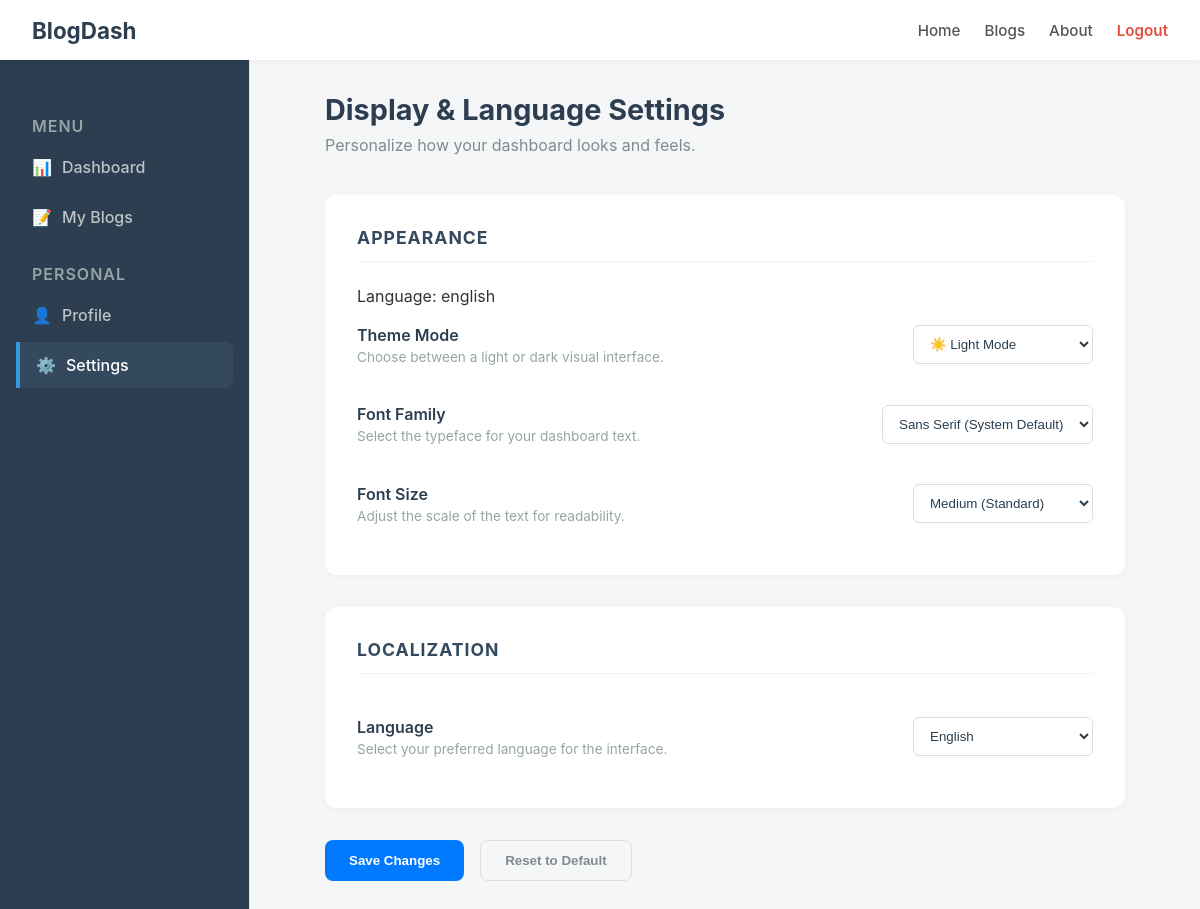
/settings/ (signed in), run on an earlier commit of the app's database.
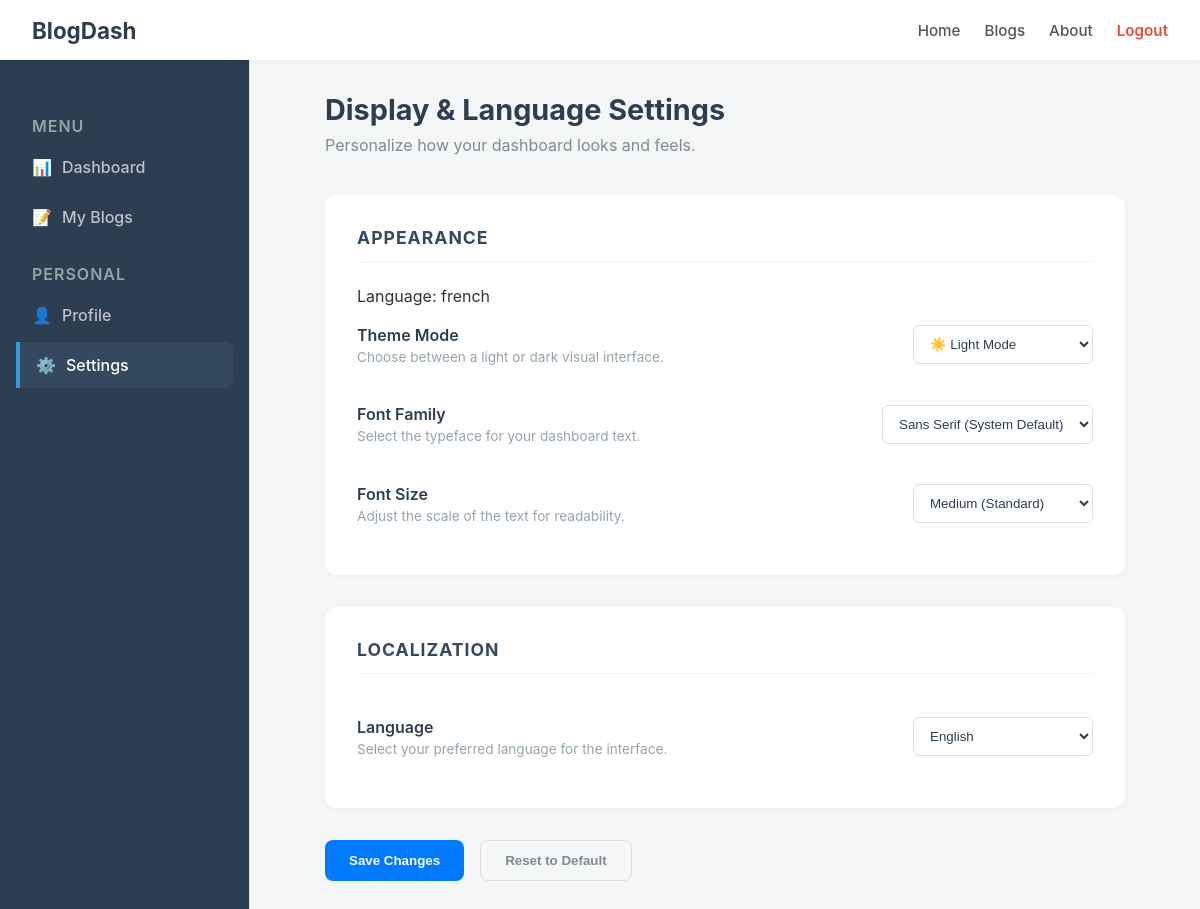
And on a later commit of the database.
### blog/models.py (models this page shows, shortened)
class UserSettings(models.Model):
    user = models.OneToOneField( User , on_delete=models.CASCADE , related_name="settings" )
    LANGUAGE_CHOICE = [
        ("english","english") ,
        ("francais","francais") ,
        ("swahili","swahili")
    ]
    THEME_CHOICE = [
        ("light","light") ,
        ("dark","dark")
    ]
    FONT_SIZE_CHOICE = [
        ("small","small") ,
        ("medium","medium") ,
        ("large","large") ,
        ("extra large","extra large") ,
    ]
    language = models.CharField(choices= LANGUAGE_CHOICE, default="english" , max_length=255)
    theme_mode = models.CharField(choices=THEME_CHOICE , default="light" , max_length= 255)
    font_size = models.CharField(choices=FONT_SIZE_CHOICE , default="medium", max_length= 255)
    last_updated = models.DateField(auto_now_add= True)

### blog/views.py (the view)
# urls.py: path("settings/",views.settings , name = "settings"),
@login_required(login_url='user_login')
def settings(request):
    if request.method == "POST":
        usersss = 1
    return render(request , "blog/settings.html")

### blog/context_processors.py (called while the page is built)
def get_time():
    local_time = time.localtime()
    current_second = local_time.tm_sec
    current_minute = local_time.tm_min
    current_weekday = local_time.tm_wday
    current_month = local_time.tm_mon
    current_monthday = local_time.tm_mday
    current_year = local_time.tm_year
    return f"{current_second}{current_minute}{current_weekday}{current_month}{current_monthday}{current_year}"

def css_js_latest(request):
    latest =  get_time()
    return{
        "css_latest": latest ,
        "js_latest": latest
    }

def supported_languages(request):
    languages = {
        "English":"english" ,
        "Swahili":"swahili" ,
        "Francais":"francais",
    }
    return {"supported_languages":languages}

### blog/views.py (called while the page is built)
def user_is_authenticated(user):
    user_is_valid = user.is_authenticated
    return [ user , user_is_valid]

### blog/templates/blog/settings.html (shortened to what this page needs)
{% extends 'blog/base.html' %}
{% load static %}
{% block extra_css %}
    <link rel="stylesheet" href="{% static 'blog/css/settings.css' %}?v={{css_latest}}">
{% endblock %}
{% block content %}
<div class="settings-container">
    <header class="settings-header">
        <h1>Display & Language Settings</h1>
        <p>Personalize how your dashboard looks and feels.</p>
    </header>
    <form action="#" method="POST" class="settings-form">
        <section class="settings-section">
            <h2 class="section-title">Appearance</h2>
            <div class="info">
                <p>Language: {{ user_preference.user_language }}</p>
            </div>
            <div class="setting-item">
                <div class="setting-info">
                    <label for="theme">Theme Mode</label>
                    <span>Choose between a light or dark visual interface.</span>
                </div>
                <select name="theme" id="theme" class="setting-input">
                    <option value="light">☀️ Light Mode</option>
                </select>
            </div>
            <div class="setting-item">
                <div class="setting-info">
                    <label for="font_family">Font Family</label>
                    <span>Select the typeface for your dashboard text.</span>
                </div>
                <select name="font_family" id="font_family" class="setting-input">
                    <option value="sans-serif">Sans Serif (System Default)</option>
                </select>
            </div>
            <div class="setting-item">
                <div class="setting-info">
                    <label for="font_size">Font Size</label>
                    <span>Adjust the scale of the text for readability.</span>
                </div>
                <div class="range-wrapper">
                    <select name="font_size" id="font_size" class="setting-input">
                        <option value="medium" selected>Medium (Standard)</option>
                    </select>
                </div>
            </div>
        </section>
        <section class="settings-section">
            <h2 class="section-title">Localization</h2>
            <div class="setting-item">
                <div class="setting-info">
                    <label for="language">Language</label>
                    <span>Select your preferred language for the interface.</span>
                </div>
                <select name="language" id="language" class="setting-input">
                 <!--<option value="en">English (US)</option>
                    <option value="fr">French</option>
                    <option value="es">Spanish</option>
                    <option value="de">German</option>
                    -->
                </select>
            </div>
        </section>
        <div class="settings-actions">
            <button type="submit" class="save-btn">Save Changes</button>
            <button type="reset" class="cancel-btn">Reset to Default</button>
        </div>
    </form>
</div>
{% endblock %}

What changed in the data, as far as the page shows it:
added UserSettings: user_language "french"
Also different on the page:
{{ user_preference.user_language }}: "english" → (not shown)
